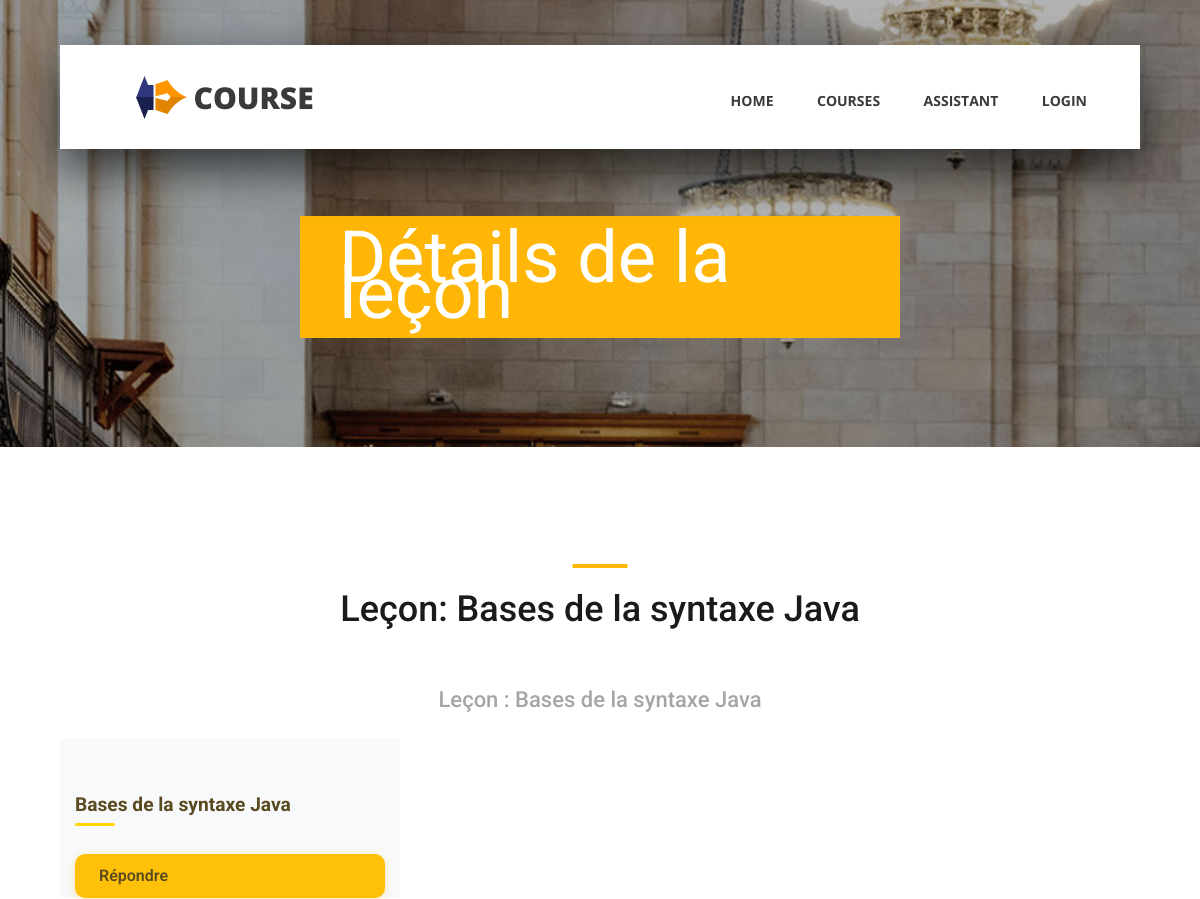
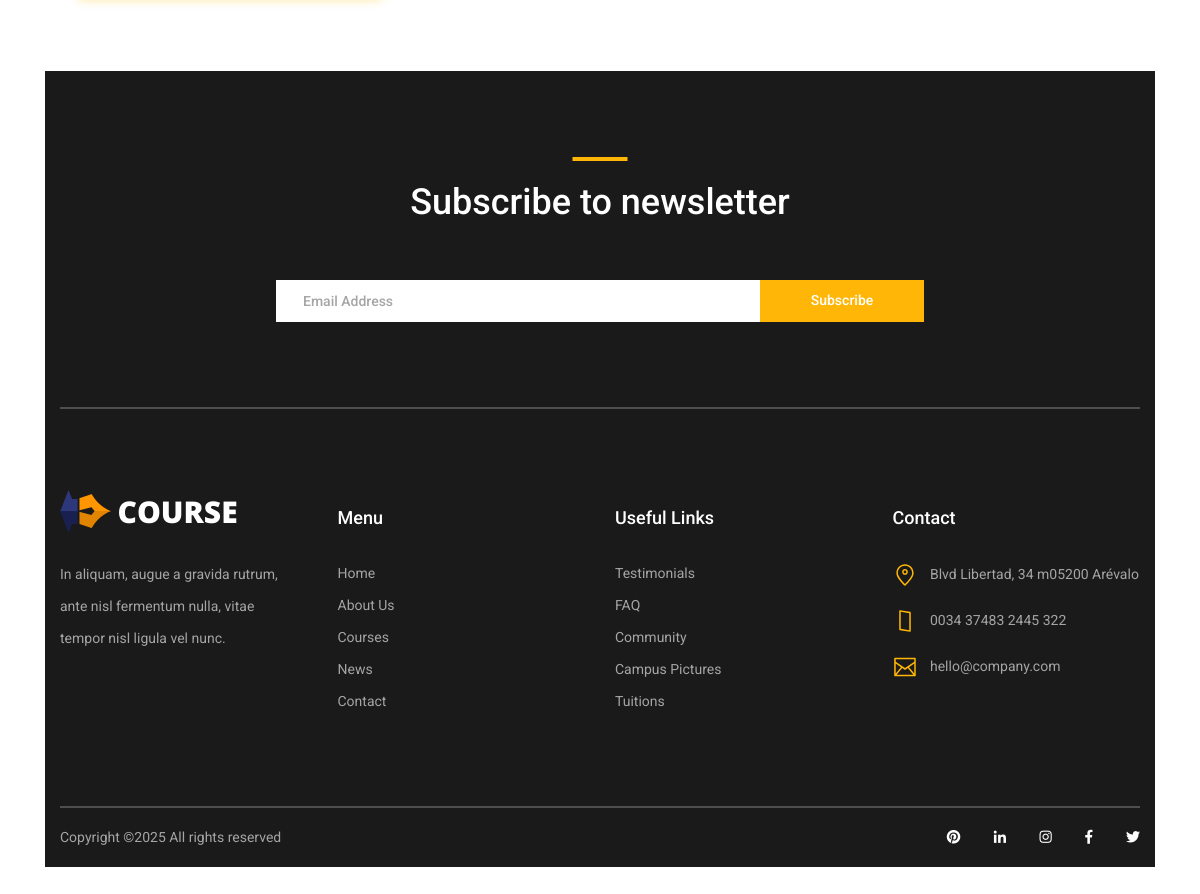
The app's page /lesson/10/ with its own data (2 pictures, top to bottom).
### lesson/models.py (models this page shows, shortened)
class Lesson(models.Model):
    idLesson=models.AutoField(primary_key=True)
    cours=models.ForeignKey(Cours,on_delete=models.CASCADE,related_name='lessons')
    titrLesson=models.TextField()
    contenuLesson=models.TextField()
    niveau=models.IntegerField()
    estTermine=models.BooleanField(default=False)

### qcm/models.py (models this page shows, shortened)
class Qcm(models.Model):
    idQcm=models.AutoField(primary_key=True)
    lesson=models.ForeignKey(Lesson,on_delete=models.CASCADE,related_name='qcm')
    titreQcm=models.TextField()
    scoreMax=models.IntegerField(default=3, editable=False)

### lesson/views.py (the view)
# urls.py: path('<int:lesson_id>/', views.details_lesson, name='lessondet'),
def details_lesson(request, lesson_id):
    lesson = get_object_or_404(Lesson, pk=lesson_id)
    qcms = lesson.qcm.all()
    return render(request, 'lesson.html', {'lesson': lesson,'qcms': qcms})

### templates/lesson.html (shortened to what this page needs)
{% load static %}
<!DOCTYPE html>
<html lang="en">
<head>
    <link rel="stylesheet" type="text/css" href="{% static 'styles/bootstrap4/bootstrap.min.css' %}">
    <link href="{% static 'plugins/fontawesome-free-5.0.1/css/fontawesome-all.css' %}" rel="stylesheet" type="text/css">
    <link rel="stylesheet" type="text/css" href="{% static 'styles/courses_styles.css' %}">
    <link rel="stylesheet" type="text/css" href="{% static 'styles/courses_responsive.css' %}">
    <link rel="stylesheet" type="text/css" href="{% static 'styles/qcm.css' %}">
</head>
<body>
<div class="super_container">
    <header class="header d-flex flex-row">
        <div class="header_content d-flex flex-row align-items-center">
            <div class="logo_container">
                <div class="logo">
                    <img src="{% static 'images/logo.png' %}" alt="">
                    <span>course</span>
                </div>
            </div>
            <nav class="main_nav_container">
                <div class="main_nav">
                    <ul class="main_nav_list">
                        <li class="main_nav_item"><a href="{% url 'index' %}">home</a></li>
                        <li class="main_nav_item"><a href="{% url 'cours:liste' %}">courses</a></li>
                        <li class="main_nav_item"><a href="{% url 'chat' %}">Assistant</a></li>
                        <li  class="main_nav_item">
							{% if user.is_authenticated %}
							<a class="page-scroll" href="{% url 'logout' %}">Logout</a>
							{% else %}
							<a class="page-scroll" href="{% url 'login' %}">Login</a>
							{% endif %}
					    </li>
                    </ul>
                </div>
            </nav>
        </div>
    </header>
    <div class="home">
        <div class="home_background_container prlx_parent">
        </div>
        <div class="home_content">
            <h1>Détails de la leçon</h1>
        </div>
    </div>
    <div class="popular page_section">
        <div class="container">
            <div class="row">
                <div class="col">
                    <div class="section_title text-center">
                        <h1>Leçon: {{lesson.titrLesson}}</h1>
                    </div>
                </div>
            </div>
<div class="container my-5">
    <h2 class="text-center mb-4">Leçon : {{ lesson.titrLesson }}</h2>
    <div class="row">
        {% for q in qcms %}
        <div class="col-md-4 mb-4">
            <div class="card h-100 shadow-sm">
                <div class="card-body d-flex flex-column justify-content-between">
                    <h5 class="card-title">{{ q.titreQcm }}</h5>
                    <a href="{% url 'qcm:questions' q.idQcm %}" class="btn btn-primary mt-3">Répondre</a>
                </div>
            </div>
        </div>
        {% empty %}
        <div class="col-12">
            <p class="text-center">Aucun QCM disponible pour cette leçon.</p>
        </div>
        {% endfor %}
    </div>
</div>
    <footer class="footer">
        <div class="container">
            <div class="newsletter">
                <div class="row">
                    <div class="col">
                        <div class="section_title text-center">
                            <h1>Subscribe to newsletter</h1>
                        </div>
                    </div>
                </div>
                <div class="row">
                    <div class="col text-center">
                        <div class="newsletter_form_container mx-auto">
                            <form method="post">
                                <div class="newsletter_form d-flex flex-md-row flex-column flex-xs-column align-items-center justify-content-center">
                                    <input type="email" name="email" class="newsletter_email" placeholder="Email Address" required>
                                    <button type="submit" class="newsletter_submit_btn trans_300">Subscribe</button>
                                </div>
                            </form>
                        </div>
                    </div>
                </div>
            </div>
            <div class="footer_content">
                <div class="row">
                    <div class="col-lg-3 footer_col">
                        <div class="logo_container">
                            <div class="logo">
                                <img src="{% static 'images/logo.png' %}" alt="">
                                <span>course</span>
                            </div>
                        </div>
                        <p class="footer_about_text">In aliquam, augue a gravida rutrum, ante nisl fermentum nulla, vitae tempor nisl ligula vel nunc.</p>
                    </div>
                    <div class="col-lg-3 footer_col">
                        <div class="footer_column_title">Menu</div>
                        <div class="footer_column_content">
                            <ul>
                                <li class="footer_list_item"><a href="{% url 'index' %}">Home</a></li>
                                <li class="footer_list_item"><a href="#">About Us</a></li>
                                <li class="footer_list_item"><a href="#">Courses</a></li>
                                <li class="footer_list_item"><a href="#">News</a></li>
                                <li class="footer_list_item"><a href="#">Contact</a></li>
                            </ul>
                        </div>
                    </div>
                    <div class="col-lg-3 footer_col">
                        <div class="footer_column_title">Useful Links</div>
                        <div class="footer_column_content">
                            <ul>
                                <li class="footer_list_item"><a href="#">Testimonials</a></li>
                                <li class="footer_list_item"><a href="#">FAQ</a></li>
                                <li class="footer_list_item"><a href="#">Community</a></li>
                                <li class="footer_list_item"><a href="#">Campus Pictures</a></li>
                                <li class="footer_list_item"><a href="#">Tuitions</a></li>
                            </ul>
                        </div>
                    </div>
                    <div class="col-lg-3 footer_col">
                        <div class="footer_column_title">Contact</div>
                        <div class="footer_column_content">
                            <ul>
                                <li class="footer_contact_item">
                                    <div class="footer_contact_icon">
                                        <img src="{% static 'images/placeholder.svg' %}" alt="">
                                    </div>
                                    Blvd Libertad, 34 m05200 Arévalo
                                </li>
                                <li class="footer_contact_item">
                                    <div class="footer_contact_icon">
                                        <img src="{% static 'images/smartphone.svg' %}" alt="">
                                    </div>
                                    0034 37483 2445 322
                                </li>
                                <li class="footer_contact_item">
                                    <div class="footer_contact_icon">
                                        <img src="{% static 'images/envelope.svg' %}" alt="">
                                    </div>
                                    hello@company.com
                                </li>
                            </ul>
                        </div>
                    </div>
                </div>
            </div>
            <div class="footer_bar d-flex flex-column flex-sm-row align-items-center">
                <div class="footer_copyright">
                    <span>Copyright &copy;<script>document.write(new Date().getFullYear());</script> All rights reserved</span>
                </div>
                <div class="footer_social ml-sm-auto">
                    <ul class="menu_social">
                        <li class="menu_social_item"><a href="#"><i class="fab fa-pinterest"></i></a></li>
                        <li class="menu_social_item"><a href="#"><i class="fab fa-linkedin-in"></i></a></li>
                        <li class="menu_social_item"><a href="#"><i class="fab fa-instagram"></i></a></li>
                        <li class="menu_social_item"><a href="#"><i class="fab fa-facebook-f"></i></a></li>
                        <li class="menu_social_item"><a href="#"><i class="fab fa-twitter"></i></a></li>
                    </ul>
                </div>
            </div>
        </div>
    </footer>
</div>
</body>
</html>

### static/styles/courses_responsive.css (style rules this page uses)
@media only screen and (max-width: 1380px) { .header { width: 1200px; } }
@media only screen and (max-width: 1380px) { .header_content { width: calc(100% - 219px); } }
@media only screen and (max-width: 1380px) { .main_nav_container { padding-right: 63px; } }
@media only screen and (max-width: 1280px) { .header { width: 90%; } }
@media only screen and (max-width: 1280px) { .header_content { width: 100%; } }
@media only screen and (max-width: 1280px) { .main_nav_container { padding-right: 53px; } }
@media only screen and (max-width: 1280px) { .card-title { font-size: 20px; } }

### static/styles/qcm.css (style rules this page uses)
.btn-primary { background-color: #FFC107; border: none; padding: 10px 24px; border-radius: 10px; font-weight: 600; transition: all 0.3s cubic-bezier(0.25, 0.8, 0.25, 1); color: #5A4A1F; position: relative; overflow: hidden; box-shadow: 0 2px 10px rgba(255, 193, 7, 0.3); display: inline-flex; align-items: center; gap: 8px; }
.btn-primary::after { content: ''; position: absolute; top: 50%; left: 50%; width: 5px; height: 5px; background: rgba(255, 255, 255, 0.5); opacity: 0; border-radius: 100%; transform: scale(1, 1) translate(-50%, -50%); transform-origin: 50% 50%; }
.card-title { color: #5A4A1F; font-size: 1.2rem; font-weight: 700; position: relative; padding-bottom: 10px; }
.card-title::after { content: ''; position: absolute; bottom: 0; left: 0; width: 40px; height: 3px; background: #FFD700; border-radius: 3px; }

### records on screen
Lesson: titrLesson "Bases de la syntaxe Java"
Qcm: titreQcm "Bases de la syntaxe Java"
